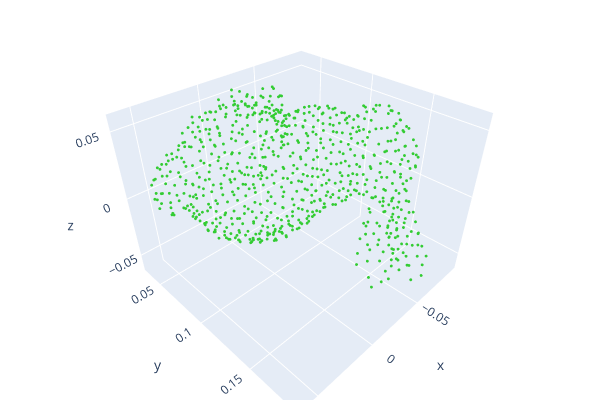

The code cell stored with this chart in its notebook:
### Markdown cell above
## 🐰 Load Stanford Bunny

### Code cell
# Target point cloud
mesh_path = o3d.data.BunnyMesh().path  # Updated for newer Open3D versions
mesh = o3d.io.read_triangle_mesh(mesh_path)
pcd = mesh.sample_points_poisson_disk(750)
original_points = np.asarray(pcd.points)

# 🌈 Visualize original point cloud
original_pcd = pcd
original_pcd.paint_uniform_color([0.2, 0.8, 0.2])  # Green
o3d.visualization.draw_plotly([original_pcd],
                                 window_name="Original Bunny")

### Figure 1 — Plotly figure (JSON) as saved in the notebook; plotly's stock layout.template omitted (floating-point values rounded to 4 significant figures; data arrays with more than 128 entries replaced by an {"elided": "..."} marker saying what was removed)
{"data": [{"marker": {"color": {"elided": "750x3 float values"}, "size": 1}, "mode": "markers", "type": "scatter3d", "x": {"elided": "750 float values"}, "y": {"elided": "750 float values"}, "z": {"elided": "750 float values"}}], "layout": {"height": 400, "margin": {"b": 0, "l": 0, "r": 0, "t": 0}, "scene": {"camera": {"center": {"x": 0, "y": 0, "z": 0}, "up": {"x": 0, "y": 0, "z": 1}}}, "showlegend": false, "width": 600}}
